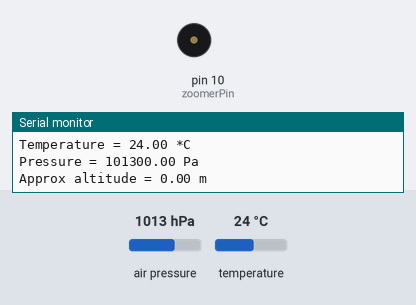
Bench run of a sketch on a simulated Arduino Mega 2560, built with avr-gcc and run on an emulated ATmega2560. Parts: buzzer (waves = sounding), the last lines printed to the serial monitor. Inputs (shaded band) come from the test bench; at power-on: air pressure 1013 hPa, temperature 24 °C.

Above: at 1.2 s.
1.3 s: air pressure set to 1010 hPa
At 2.2 s:
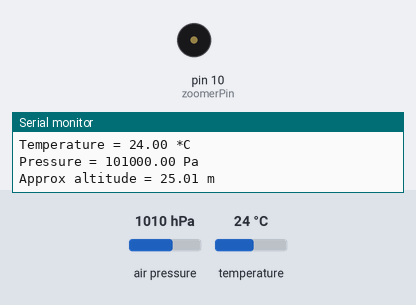
2.8 s: air pressure set to 1025 hPa
At 4.34 s:
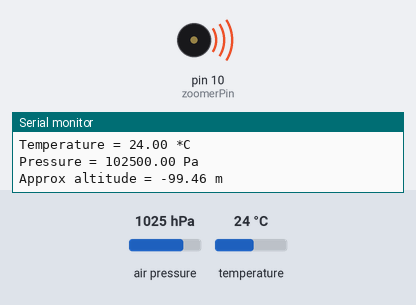
10.1 s: air pressure set to 1048 hPa
Timing chart, 0 to 16.5 s (numbered marks = the images above; inputs shaded):
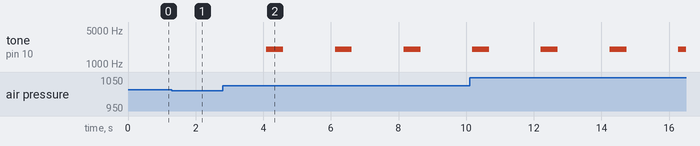

The sketch:

TotaleCode.ino
```cpp
/***************************************************************************
   Wiring BMP280:
   VCC = 3.3V
   GND = GND
   SCL = A5
   SDA = A4
   CSB = na
   SDO = na
  ***************************************************************************/

#include <Wire.h>
#include <SPI.h>
#include <Adafruit_Sensor.h>
#include <Adafruit_BMP280.h>

float grondHoogte = 0;

Adafruit_BMP280 bmp; // I2C

const int BMP_address = 0x76;

const unsigned long eventInterval = 1000;

class Zoomer {

  public:

    int zoomerPin = 10;
    unsigned long currentTime;
    unsigned long previousTime = 0;

    Zoomer() {}

    void begin(int _zoomerPin) {
      zoomerPin = _zoomerPin;
      pinMode(zoomerPin, OUTPUT);
    }

    void gaPiepen() {

      if (bmp.readAltitude(grondHoogte) < 10 ) {
        unsigned long currentTime = millis();

        if (currentTime - previousTime >= eventInterval) {
          tone(zoomerPin, 2000, 500);
          previousTime = currentTime;
          //Serial.print(currentTime);
        }

      }

    }
};

Zoomer buzzer = Zoomer();

void setup() {
  Serial.begin(9600);
  const int zoomerPin = 10;

  while (!Serial) {
    ; // wait for serial port to connect. Needed for native USB port only
  }
  Serial1.begin(9600);
  while (!Serial1) {
    ; // wait for serial port to connect. Needed for native USB port only
  }
  Serial.println(F("BMP280 test"));
  bmp.begin(BMP_address);


  if (!bmp.begin(BMP_address)) {
    Serial.println(F("Could not find a valid BMP280 sensor, check wiring!"));
    while (1);
  }
  grondHoogte = bmp.readPressure() / 100 ;
}

void loop() {
  Serial.print(F("Temperature = "));
  Serial.print(bmp.readTemperature());
  Serial.println(" *C");

  Serial.print(F("Pressure = "));
  Serial.print(bmp.readPressure());
  Serial.println(" Pa");

  Serial.print(F("Approx altitude = "));
  Serial.print(bmp.readAltitude(grondHoogte)); // this should be adjusted to your local forcase
  Serial.println(" m");

  Serial.println();

  Serial1.print(F("Temperature = "));
  Serial1.print(bmp.readTemperature());
  Serial1.println(" *C");

  Serial1.print(F("Pressure = "));
  Serial1.print(bmp.readPressure());
  Serial1.println(" Pa");

  Serial1.print(F("Approx altitude = "));
  Serial1.print(bmp.readAltitude(grondHoogte)); // this should be adjusted to your local forcase
  Serial1.println(" m");

  buzzer.gaPiepen();
  delay(2000);
}
```

Measured:
- after the input at 1.3 s, tone on pin 10 (zoomerPin): stays silent (without the input it goes to 2000 Hz after 0.76 s)
- after the input at 2.8 s, tone on pin 10 (zoomerPin): alternates 2000 Hz for 0.50 s and silent for 1.5 s, starting after 1.3 s
